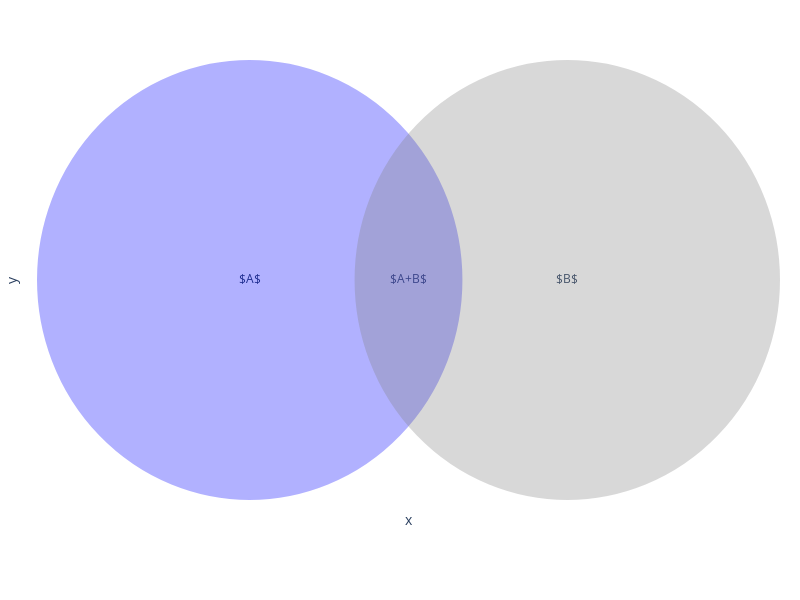

The code cell stored with this chart in its notebook:
### Code cell
fig = venn_diragram_px(df)
fig.show()

### Figure 1 — Plotly figure (JSON) as saved in the notebook; plotly's stock layout.template omitted (floating-point values rounded to 4 significant figures)
{"data": [{"hovertemplate": "<b>%{hovertext}</b><br><br>x=%{x}<br>y=%{y}<br>size=%{marker.size}<br>text=%{text}<extra></extra>", "hovertext": ["A", "B", "C"], "legendgroup": "", "marker": {"color": "#636efa", "size": [0, 0, 0], "sizemode": "area", "sizeref": 0, "symbol": "circle"}, "mode": "markers+text", "name": "", "orientation": "v", "showlegend": false, "text": ["$A$", "$A+B$", "$B$"], "type": "scatter", "x": [1, 1.75, 2.5], "xaxis": "x", "y": [1, 1, 1], "yaxis": "y"}], "layout": {"height": 600, "legend": {"itemsizing": "constant", "tracegroupgap": 0}, "margin": {"b": 100, "l": 20, "r": 20, "t": 60}, "plot_bgcolor": "white", "shapes": [{"fillcolor": "blue", "line": {"color": "blue"}, "opacity": 0.3, "type": "circle", "x0": 0, "x1": 2, "xref": "x", "y0": 0, "y1": 2, "yref": "y"}, {"fillcolor": "gray", "line": {"color": "gray"}, "opacity": 0.3, "type": "circle", "x0": 1.5, "x1": 3.5, "xref": "x", "y0": 0, "y1": 2, "yref": "y"}], "width": 800, "xaxis": {"anchor": "y", "domain": [0, 1], "showgrid": false, "showticklabels": false, "title": {"text": "x"}, "zeroline": false}, "yaxis": {"anchor": "x", "domain": [0, 1], "showgrid": false, "showticklabels": false, "title": {"text": "y"}, "zeroline": false}}}
